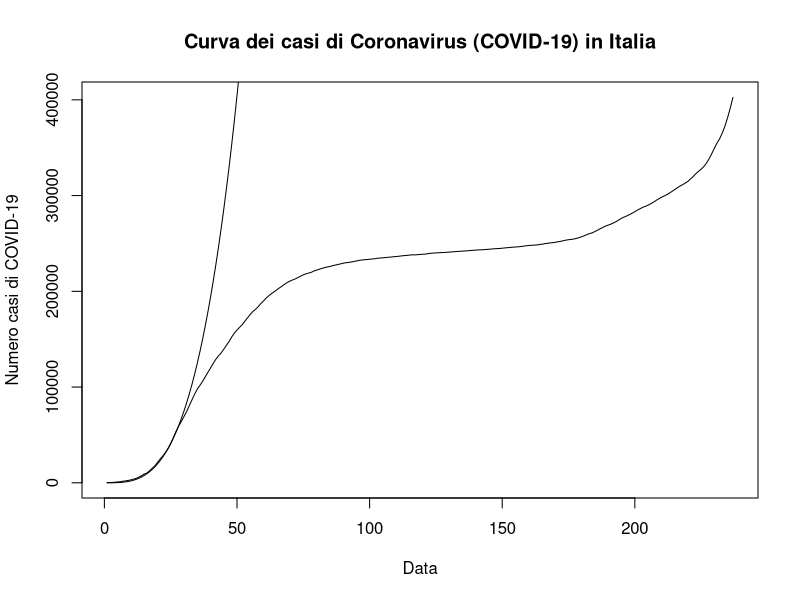
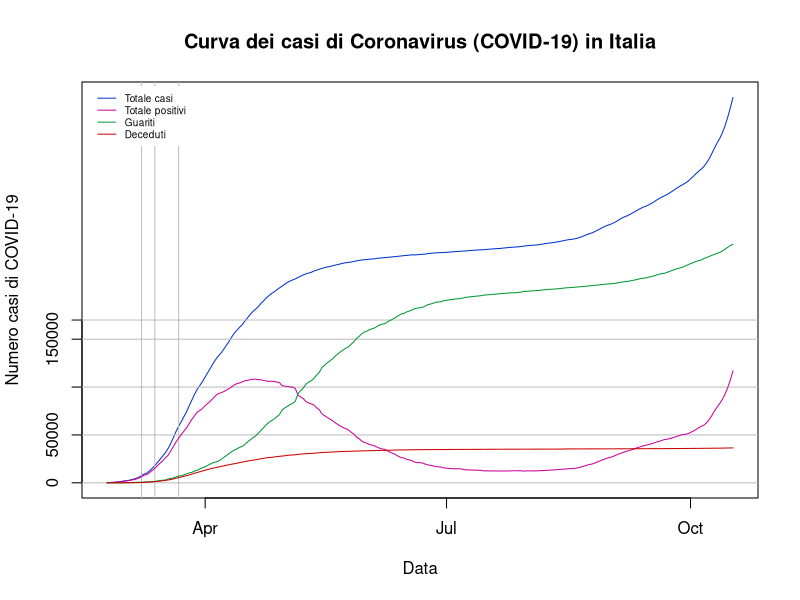

Here is the R script that generated these plots, in order: (Note: this script raises an error after producing the figures.)
############################
###SUBSETTING THE REGIONS###
############################
#In this section I create subsets of the dataframe, so that I can analyse regional data
#I also build interesting variables, such as the shares of contagions, deaths, etc.
options(scipen=999) #This will prevent scientific notation in plots' axes
setwd("~/github/covid_19_data")

covid_data <- read.delim("covid_data.csv",sep=",",header=T) #This is my dataset
covid_data$date <- as.Date(covid_data$date)

italia <- subset(covid_data,covid_data$denominazione_regione=="Italia")
n <- length(italia$date) #convenient, because it represents the number of observations
italia$growth_tot <- c(0,diff(italia$totale_casi)/italia$totale_casi[1:n-1]) #Growth rate of total cases
italia$nuovi_terapia_intensiva <- c(0,diff(italia$terapia_intensiva))
italia$growth_ter_int <- c(0,diff(italia$terapia_intensiva)/italia$terapia_intensiva[1:n-1]) #Growth rate of intensive care
italia$nuovi_deceduti <- c(0,diff(italia$deceduti))
italia$growth_dec <- c(0,diff(italia$deceduti)/italia$deceduti[1:n-1]) #Growth rate of deceased
italia$nuovi_guariti <- c(0,diff(italia$dimessi_guariti))
italia$growth_guar <- c(0,diff(italia$dimessi_guariti)/italia$dimessi_guariti[1:n-1]) #Growth rate of recovered

abruzzo <- subset(covid_data,covid_data$denominazione_regione=="Abruzzo")
abruzzo$growth_tot <- c(0,diff(abruzzo$totale_casi)/abruzzo$totale_casi[1:n-1]) #Growth rate of contagions
abruzzo$growth_ter_int <- c(0,diff(abruzzo$terapia_intensiva)/abruzzo$terapia_intensiva[1:n-1]) #Growth rate of intensive care
abruzzo$nuovi_deceduti <- c(0,diff(abruzzo$deceduti))
abruzzo$growth_dec <- c(0,diff(abruzzo$deceduti)/abruzzo$deceduti[1:n-1]) #Growth rate of deceased
abruzzo$share_tot <- abruzzo$totale_casi/italia$totale_casi
abruzzo$share_new <- abruzzo$nuovi_positivi/italia$nuovi_positivi
abruzzo$share_ter_int <- abruzzo$terapia_intensiva/italia$terapia_intensiva
abruzzo$share_dec <- abruzzo$deceduti/italia$deceduti

basilicata <- subset(covid_data,covid_data$denominazione_regione=="Basilicata")
basilicata$growth_tot <- c(0,diff(basilicata$totale_casi)/basilicata$totale_casi[1:n-1]) #Growth rate of contagions
basilicata$growth_ter_int <- c(0,diff(basilicata$terapia_intensiva)/basilicata$terapia_intensiva[1:n-1]) #Growth rate of intensive care
basilicata$nuovi_deceduti <- c(0,diff(basilicata$deceduti))
basilicata$growth_dec <- c(0,diff(basilicata$deceduti)/basilicata$deceduti[1:n-1]) #Growth rate of deceased
basilicata$share_tot <- basilicata$totale_casi/italia$totale_casi
basilicata$share_new <- basilicata$nuovi_positivi/italia$nuovi_positivi
basilicata$share_ter_int <- basilicata$terapia_intensiva/italia$terapia_intensiva
basilicata$share_dec <- basilicata$deceduti/italia$deceduti

calabria <- subset(covid_data,covid_data$denominazione_regione=="Calabria")
calabria$growth_tot <- c(0,diff(calabria$totale_casi)/calabria$totale_casi[1:n-1]) #Growth rate of contagions
calabria$growth_ter_int <- c(0,diff(calabria$terapia_intensiva)/calabria$terapia_intensiva[1:n-1]) #Growth rate of intensive care
calabria$nuovi_deceduti <- c(0,diff(calabria$deceduti))
calabria$growth_dec <- c(0,diff(calabria$deceduti)/calabria$deceduti[1:n-1]) #Growth rate of deceased
calabria$share_tot <- calabria$totale_casi/italia$totale_casi
calabria$share_new <- calabria$nuovi_positivi/italia$nuovi_positivi
calabria$share_ter_int <- calabria$terapia_intensiva/italia$terapia_intensiva
calabria$share_dec <- calabria$deceduti/italia$deceduti

campania <- subset(covid_data,covid_data$denominazione_regione=="Campania")
campania$growth_tot <- c(0,diff(campania$totale_casi)/campania$totale_casi[1:n-1]) #Growth rate of contagions
campania$growth_ter_int <- c(0,diff(campania$terapia_intensiva)/campania$terapia_intensiva[1:n-1]) #Growth rate of intensive care
campania$nuovi_deceduti <- c(0,diff(campania$deceduti))
campania$growth_dec <- c(0,diff(campania$deceduti)/campania$deceduti[1:n-1]) #Growth rate of deceased
campania$share_tot <- campania$totale_casi/italia$totale_casi
campania$share_new <- campania$nuovi_positivi/italia$nuovi_positivi
campania$share_ter_int <- campania$terapia_intensiva/italia$terapia_intensiva
campania$share_dec <- campania$deceduti/italia$deceduti

e_romagna <- subset(covid_data,covid_data$denominazione_regione=="Emilia-Romagna")
e_romagna$growth_tot <- c(0,diff(e_romagna$totale_casi)/e_romagna$totale_casi[1:n-1]) #Growth rate of contagions
e_romagna$growth_ter_int <- c(0,diff(e_romagna$terapia_intensiva)/e_romagna$terapia_intensiva[1:n-1]) #Growth rate of intensive care
e_romagna$nuovi_deceduti <- c(0,diff(e_romagna$deceduti))
e_romagna$growth_dec <- c(0,diff(e_romagna$deceduti)/e_romagna$deceduti[1:n-1]) #Growth rate of deceased
e_romagna$share_tot <- e_romagna$totale_casi/italia$totale_casi
e_romagna$share_new <- e_romagna$nuovi_positivi/italia$nuovi_positivi
e_romagna$share_ter_int <- e_romagna$terapia_intensiva/italia$terapia_intensiva
e_romagna$share_dec <- e_romagna$deceduti/italia$deceduti

fv_giulia <- subset(covid_data,covid_data$denominazione_regione=="Friuli Venezia Giulia")
fv_giulia$growth_tot <- c(0,diff(fv_giulia$totale_casi)/fv_giulia$totale_casi[1:n-1]) #Growth rate of contagions
fv_giulia$growth_ter_int <- c(0,diff(fv_giulia$terapia_intensiva)/fv_giulia$terapia_intensiva[1:n-1]) #Growth rate of intensive care
fv_giulia$nuovi_deceduti <- c(0,diff(fv_giulia$deceduti))
fv_giulia$growth_dec <- c(0,diff(fv_giulia$deceduti)/fv_giulia$deceduti[1:n-1]) #Growth rate of deceased
fv_giulia$share_tot <- fv_giulia$totale_casi/italia$totale_casi
fv_giulia$share_new <- fv_giulia$nuovi_positivi/italia$nuovi_positivi
fv_giulia$share_ter_int <- fv_giulia$terapia_intensiva/italia$terapia_intensiva
fv_giulia$share_dec <- fv_giulia$deceduti/italia$deceduti

lazio <- subset(covid_data,covid_data$denominazione_regione=="Lazio")
lazio$growth_tot <- c(0,diff(lazio$totale_casi)/lazio$totale_casi[1:n-1]) #Growth rate of contagions
lazio$growth_ter_int <- c(0,diff(lazio$terapia_intensiva)/lazio$terapia_intensiva[1:n-1]) #Growth rate of intensive care
lazio$nuovi_deceduti <- c(0,diff(lazio$deceduti))
lazio$growth_dec <- c(0,diff(lazio$deceduti)/lazio$deceduti[1:n-1]) #Growth rate of deceased
lazio$share_tot <- lazio$totale_casi/italia$totale_casi
lazio$share_new <- lazio$nuovi_positivi/italia$nuovi_positivi
lazio$share_ter_int <- lazio$terapia_intensiva/italia$terapia_intensiva
lazio$share_dec <- lazio$deceduti/italia$deceduti

liguria <- subset(covid_data,covid_data$denominazione_regione=="Liguria")
liguria$growth_tot <- c(0,diff(liguria$totale_casi)/liguria$totale_casi[1:n-1]) #Growth rate of contagions
liguria$growth_ter_int <- c(0,diff(liguria$terapia_intensiva)/liguria$terapia_intensiva[1:n-1]) #Growth rate of intensive care
liguria$nuovi_deceduti <- c(0,diff(liguria$deceduti))
liguria$growth_dec <- c(0,diff(liguria$deceduti)/liguria$deceduti[1:n-1]) #Growth rate of deceased
liguria$share_tot <- liguria$totale_casi/italia$totale_casi
liguria$share_new <- liguria$nuovi_positivi/italia$nuovi_positivi
liguria$share_ter_int <- liguria$terapia_intensiva/italia$terapia_intensiva
liguria$share_dec <- liguria$deceduti/italia$deceduti

lombardia <- subset(covid_data,covid_data$denominazione_regione=="Lombardia")
lombardia$growth_tot <- c(0,diff(lombardia$totale_casi)/lombardia$totale_casi[1:n-1]) #Growth rate of contagions
lombardia$growth_ter_int <- c(0,diff(lombardia$terapia_intensiva)/lombardia$terapia_intensiva[1:n-1]) #Growth rate of intensive care
lombardia$nuovi_deceduti <- c(0,diff(lombardia$deceduti))
lombardia$growth_dec <- c(0,diff(lombardia$deceduti)/lombardia$deceduti[1:n-1]) #Growth rate of deceased
lombardia$share_tot <- lombardia$totale_casi/italia$totale_casi
lombardia$share_new <- lombardia$nuovi_positivi/italia$nuovi_positivi
lombardia$share_ter_int <- lombardia$terapia_intensiva/italia$terapia_intensiva
lombardia$share_dec <- lombardia$deceduti/italia$deceduti

marche <- subset(covid_data,covid_data$denominazione_regione=="Marche")
marche$growth_tot <- c(0,diff(marche$totale_casi)/marche$totale_casi[1:n-1]) #Growth rate of contagions
marche$growth_ter_int <- c(0,diff(marche$terapia_intensiva)/marche$terapia_intensiva[1:n-1]) #Growth rate of intensive care
marche$nuovi_deceduti <- c(0,diff(marche$deceduti))
marche$growth_dec <- c(0,diff(marche$deceduti)/marche$deceduti[1:n-1]) #Growth rate of deceased
marche$share_tot <- marche$totale_casi/italia$totale_casi
marche$share_new <- marche$nuovi_positivi/italia$nuovi_positivi
marche$share_ter_int <- marche$terapia_intensiva/italia$terapia_intensiva
marche$share_dec <- marche$deceduti/italia$deceduti

molise <- subset(covid_data,covid_data$denominazione_regione=="Molise")
molise$growth_tot <- c(0,diff(molise$totale_casi)/molise$totale_casi[1:n-1]) #Growth rate of contagions
molise$growth_ter_int <- c(0,diff(molise$terapia_intensiva)/molise$terapia_intensiva[1:n-1]) #Growth rate of intensive care
molise$nuovi_deceduti <- c(0,diff(molise$deceduti))
molise$growth_dec <- c(0,diff(molise$deceduti)/molise$deceduti[1:n-1]) #Growth rate of deceased
molise$share_tot <- molise$totale_casi/italia$totale_casi
molise$share_new <- molise$nuovi_positivi/italia$nuovi_positivi
molise$share_ter_int <- molise$terapia_intensiva/italia$terapia_intensiva
molise$share_dec <- molise$deceduti/italia$deceduti

bolzano <- subset(covid_data,covid_data$denominazione_regione=="P.A. Bolzano")
bolzano$growth_tot <- c(0,diff(bolzano$totale_casi)/bolzano$totale_casi[1:n-1]) #Growth rate of contagions
bolzano$growth_ter_int <- c(0,diff(bolzano$terapia_intensiva)/bolzano$terapia_intensiva[1:n-1]) #Growth rate of intensive care
bolzano$nuovi_deceduti <- c(0,diff(bolzano$deceduti))
bolzano$growth_dec <- c(0,diff(bolzano$deceduti)/bolzano$deceduti[1:n-1]) #Growth rate of deceased
bolzano$share_tot <- bolzano$totale_casi/italia$totale_casi
bolzano$share_new <- bolzano$nuovi_positivi/italia$nuovi_positivi
bolzano$share_ter_int <- bolzano$terapia_intensiva/italia$terapia_intensiva
bolzano$share_dec <- bolzano$deceduti/italia$deceduti

trento <- subset(covid_data,covid_data$denominazione_regione=="P.A. Trento")
trento$growth_tot <- c(0,diff(trento$totale_casi)/trento$totale_casi[1:n-1]) #Growth rate of contagions
trento$growth_ter_int <- c(0,diff(trento$terapia_intensiva)/trento$terapia_intensiva[1:n-1]) #Growth rate of intensive care
trento$nuovi_deceduti <- c(0,diff(trento$deceduti))
trento$growth_dec <- c(0,diff(trento$deceduti)/trento$deceduti[1:n-1]) #Growth rate of deceased
trento$share_tot <- trento$totale_casi/italia$totale_casi
trento$share_new <- trento$nuovi_positivi/italia$nuovi_positivi
trento$share_ter_int <- trento$terapia_intensiva/italia$terapia_intensiva
trento$share_dec <- trento$deceduti/italia$deceduti

piemonte <- subset(covid_data,covid_data$denominazione_regione=="Piemonte")
piemonte$growth_tot <- c(0,diff(piemonte$totale_casi)/piemonte$totale_casi[1:n-1]) #Growth rate of contagions
piemonte$growth_ter_int <- c(0,diff(piemonte$terapia_intensiva)/piemonte$terapia_intensiva[1:n-1]) #Growth rate of intensive care
piemonte$nuovi_deceduti <- c(0,diff(piemonte$deceduti))
piemonte$growth_dec <- c(0,diff(piemonte$deceduti)/piemonte$deceduti[1:n-1]) #Growth rate of deceased
piemonte$share_tot <- piemonte$totale_casi/italia$totale_casi
piemonte$share_new <- piemonte$nuovi_positivi/italia$nuovi_positivi
piemonte$share_ter_int <- piemonte$terapia_intensiva/italia$terapia_intensiva
piemonte$share_dec <- piemonte$deceduti/italia$deceduti

puglia <- subset(covid_data,covid_data$denominazione_regione=="Puglia")
puglia$growth_tot <- c(0,diff(puglia$totale_casi)/puglia$totale_casi[1:n-1]) #Growth rate of contagions
puglia$growth_ter_int <- c(0,diff(puglia$terapia_intensiva)/puglia$terapia_intensiva[1:n-1]) #Growth rate of intensive care
puglia$nuovi_deceduti <- c(0,diff(puglia$deceduti))
puglia$growth_dec <- c(0,diff(puglia$deceduti)/puglia$deceduti[1:n-1]) #Growth rate of deceased
puglia$share_tot <- puglia$totale_casi/italia$totale_casi
puglia$share_new <- puglia$nuovi_positivi/italia$nuovi_positivi
puglia$share_ter_int <- puglia$terapia_intensiva/italia$terapia_intensiva
puglia$share_dec <- puglia$deceduti/italia$deceduti

sardegna <- subset(covid_data,covid_data$denominazione_regione=="Sardegna")
sardegna$growth_tot <- c(0,diff(sardegna$totale_casi)/sardegna$totale_casi[1:n-1]) #Growth rate of contagions
sardegna$growth_ter_int <- c(0,diff(sardegna$terapia_intensiva)/sardegna$terapia_intensiva[1:n-1]) #Growth rate of intensive care
sardegna$nuovi_deceduti <- c(0,diff(sardegna$deceduti))
sardegna$growth_dec <- c(0,diff(sardegna$deceduti)/sardegna$deceduti[1:n-1]) #Growth rate of deceased
sardegna$share_tot <- sardegna$totale_casi/italia$totale_casi
sardegna$share_new <- sardegna$nuovi_positivi/italia$nuovi_positivi
sardegna$share_ter_int <- sardegna$terapia_intensiva/italia$terapia_intensiva
sardegna$share_dec <- sardegna$deceduti/italia$deceduti

sicilia <- subset(covid_data,covid_data$denominazione_regione=="Sicilia")
sicilia$growth_tot <- c(0,diff(sicilia$totale_casi)/sicilia$totale_casi[1:n-1]) #Growth rate of contagions
sicilia$growth_ter_int <- c(0,diff(sicilia$terapia_intensiva)/sicilia$terapia_intensiva[1:n-1]) #Growth rate of intensive care
sicilia$nuovi_deceduti <- c(0,diff(sicilia$deceduti))
sicilia$growth_dec <- c(0,diff(sicilia$deceduti)/sicilia$deceduti[1:n-1]) #Growth rate of deceased
sicilia$share_tot <- sicilia$totale_casi/italia$totale_casi
sicilia$share_new <- sicilia$nuovi_positivi/italia$nuovi_positivi
sicilia$share_ter_int <- sicilia$terapia_intensiva/italia$terapia_intensiva
sicilia$share_dec <- sicilia$deceduti/italia$deceduti

toscana <- subset(covid_data,covid_data$denominazione_regione=="Toscana")
toscana$growth_tot <- c(0,diff(toscana$totale_casi)/toscana$totale_casi[1:n-1]) #Growth rate of contagions
toscana$growth_ter_int <- c(0,diff(toscana$terapia_intensiva)/toscana$terapia_intensiva[1:n-1]) #Growth rate of intensive care
toscana$nuovi_deceduti <- c(0,diff(toscana$deceduti))
toscana$growth_dec <- c(0,diff(toscana$deceduti)/toscana$deceduti[1:n-1]) #Growth rate of deceased
toscana$share_tot <- toscana$totale_casi/italia$totale_casi
toscana$share_new <- toscana$nuovi_positivi/italia$nuovi_positivi
toscana$share_ter_int <- toscana$terapia_intensiva/italia$terapia_intensiva
toscana$share_dec <- toscana$deceduti/italia$deceduti

umbria <- subset(covid_data,covid_data$denominazione_regione=="Umbria")
umbria$growth_tot <- c(0,diff(umbria$totale_casi)/umbria$totale_casi[1:n-1]) #Growth rate of contagions
umbria$growth_ter_int <- c(0,diff(umbria$terapia_intensiva)/umbria$terapia_intensiva[1:n-1]) #Growth rate of intensive care
umbria$nuovi_deceduti <- c(0,diff(umbria$deceduti))
umbria$growth_dec <- c(0,diff(umbria$deceduti)/umbria$deceduti[1:n-1]) #Growth rate of deceased
umbria$share_tot <- umbria$totale_casi/italia$totale_casi
umbria$share_new <- umbria$nuovi_positivi/italia$nuovi_positivi
umbria$share_ter_int <- umbria$terapia_intensiva/italia$terapia_intensiva
umbria$share_dec <- umbria$deceduti/italia$deceduti

v_aosta <- subset(covid_data,covid_data$denominazione_regione=="Valle d'Aosta")
v_aosta$growth_tot <- c(0,diff(v_aosta$totale_casi)/v_aosta$totale_casi[1:n-1]) #Growth rate of contagions
v_aosta$growth_ter_int <- c(0,diff(v_aosta$terapia_intensiva)/v_aosta$terapia_intensiva[1:n-1]) #Growth rate of intensive care
v_aosta$nuovi_deceduti <- c(0,diff(v_aosta$deceduti))
v_aosta$growth_dec <- c(0,diff(v_aosta$deceduti)/v_aosta$deceduti[1:n-1]) #Growth rate of deceased
v_aosta$share_tot <- v_aosta$totale_casi/italia$totale_casi
v_aosta$share_new <- v_aosta$nuovi_positivi/italia$nuovi_positivi
v_aosta$share_ter_int <- v_aosta$terapia_intensiva/italia$terapia_intensiva
v_aosta$share_dec <- v_aosta$deceduti/italia$deceduti

veneto <- subset(covid_data,covid_data$denominazione_regione=="Veneto")
veneto$growth_tot <- c(0,diff(veneto$totale_casi)/veneto$totale_casi[1:n-1]) #Growth rate of contagions
veneto$growth_ter_int <- c(0,diff(veneto$terapia_intensiva)/veneto$terapia_intensiva[1:n-1]) #Growth rate of intensive care
veneto$nuovi_deceduti <- c(0,diff(veneto$deceduti))
veneto$growth_dec <- c(0,diff(veneto$deceduti)/veneto$deceduti[1:n-1]) #Growth rate of deceased
veneto$share_tot <- veneto$totale_casi/italia$totale_casi
veneto$share_new <- veneto$nuovi_positivi/italia$nuovi_positivi
veneto$share_ter_int <- veneto$terapia_intensiva/italia$terapia_intensiva
veneto$share_dec <- veneto$deceduti/italia$deceduti

############################
############################
############################

###Analysis of the data for Italy###
###Comparing the curve of total cases in Italy to an exponential curve
x <- c(1:length(italia$date))
plot(totale_casi~x,italia,type="l",col="black",xlab="Data",ylab="Numero casi di COVID-19",main="Curva dei casi di Coronavirus (COVID-19) in Italia")
lines(x^3.3) #Exponential compatible with the Italian curve

###Components of total cases - Lines
jpeg('totale_casi.jpg')
marks <- c(0,50000,100000,150000,170000) #These are marks that I want to force in the y axis instead of the defaults drawn by R
plot(totale_casi~date,italia,type="l",col="#0033CC",yaxt="n",xlab="Data",ylab="Numero casi di COVID-19",main="Curva dei casi di Coronavirus (COVID-19) in Italia")
axis(2,at=marks,labels=marks) #The axis function draws the marks and labels that I have set before
abline(h=c(0,50000,100000,150000,170000),v=italia$date[c(14,19,28)],col=c("grey")) #Horizontal lines where the marks are drawn, and vertical ones for specific dates
lines(totale_positivi~date,italia,type="l",pch=20,col="#CC0099")
lines(dimessi_guariti~date,italia,type="l",pch=1,col="#009933")
lines(deceduti~date,italia,type="l",pch=20,col="#CC0000")
legend("topleft",legend=c("Totale casi","Totale positivi","Guariti","Deceduti"),col=c("#0033CC","#CC0099","#009933","#CC0000"),box.lty=0,lty=1,cex=0.6,inset=c(0.01,0.01)) #Adding a legend without visible box (the legend is drawn in the top-left corner of the graph region and it is displaced to the right and centre by 0.01 (the inset() option))
dev.off()

###Components of total cases - Barplot + line
#Here the bars are stacked, so that the final height represents the number of total cases (and I draw the relative line to mark it)
barplot(as.matrix(italia[,c(11,14,15)])~date,xlab="Data",ylab="Numero casi di COVID-19",main="Curva dei casi di Coronavirus (COVID-19) in Italia") #I treat the data of interest as a matrix, because it allows me to draw a stacked barplot)
barplot_casi <- barplot(as.matrix(italia[,c(14,15,11)])~italia$date,xaxt="n",xlab="Data",ylab="Numero casi di COVID-19",main="Curva dei casi di Coronavirus (COVID-19) in Italia") #I treat the data of interest as a matrix, because it allows me to draw a stacked barplot). I also give the barplot a name so that I can use it afterwards, to draw the juxtaposed line over the correct bars in the barplot
lines(x=barplot_casi,y=italia$totale_casi)
utili <- c(1,19,24,27,35,43,51)
axis(1,at=utili,labels=italia$date[utili])

jpeg('totale_bar.jpg')
###Components of total cases - Barplot + line (coloured)
#Here the bars are stacked, so that the final height represents the number of total cases (and I draw the relative line to mark it)
bar_colours <- c("#FF6633","#33FF66","#3399FF")
barplot(as.matrix(italia[,c(11,14,15)])~italia$date,xaxt="n",yaxt="n",xlab="Data",ylab="Numero casi di COVID-19",main="Curva dei casi di Coronavirus (COVID-19) in Italia") #I treat the data of interest as a matrix, because it allows me to draw a stacked barplot)
barplot_casi <- barplot(as.matrix(italia[,c(15,14,11)])~italia$date,col=bar_colours,xaxt="n",yaxt="n",xlab="",ylab="Numero casi di COVID-19",main="Curva dei casi di Coronavirus (COVID-19) in Italia") #I treat the data of interest as a matrix, because it allows me to draw a stacked barplot). I also give the barplot a name so that I can use it afterwards, to draw the juxtaposed line over the correct bars in the barplot
lines(x=barplot_casi,y=italia$totale_casi,lty=1,lwd=2,col="#FF00CC")
axis(2,at=marks,labels=marks,cex.axis=.7) #The axis function draws the marks and labels that I have set before
utili <- barplot_casi
axis(1,at=utili,labels=italia$date,gap.axis=.5,las=2,cex.axis=.7)
legend("topleft",legend=c("Deceduti","Guariti","Totale positivi","Totale casi"),col=c("#FF6633","#33FF66","#3399FF","#FF00CC"),box.lty=0,lty=c(5,5,5,1),lwd=c(4,4,4,1),cex=0.6,inset=c(0.01,0.01)) #Adding a legend without visible box (the legend is drawn in the top-left corner of the graph region and it is displaced to the right and centre by 0.01 (the inset() option))
dev.off()

###Deaths, intensive care and recoverings
jpeg('guariti_deceduti.jpg')
marks_2 <- c(0,5000,15000,30000,45000) #These are marks that I want to force in the y axis instead of the defaults drawn by R
plot(terapia_intensiva~date,italia,type="l",col="#FF6633",ylim=c(0,max(italia$dimessi_guariti)),xlab="Data",ylab="",main="Curve di ricoverati in terapia intensiva, \nguariti e morti di Coronavirus (COVID-19) in Italia")
axis(2,at=marks_2,labels=marks_2) #The axis function draws the marks and labels that I have set before
abline(h=c(0,5000,15000,30000,45000),v=italia$date[c(7,21,38,52)],col=c("grey")) #Horizontal lines where the marks are drawn, and vertical ones for specific dates
lines(dimessi_guariti~date,italia,type="l",pch=20,col="#009933")
lines(deceduti~date,italia,type="l",pch=20,col="#CC0000")
legend("topleft",legend=c("Terapia intensiva","Guariti","Deceduti"),col=c("#FF6633","#009933","#CC0000"),box.lty=0,lty=1,cex=0.6,inset=c(0.01,0.01)) #Adding a legend without visible box (the legend is drawn in the top-left corner of the graph region and it is displaced to the right and centre by 0.01 (the inset() option))
dev.off()

###Daily cases, deaths, intensive care and recoverings
jpeg('nuovi_guariti_deceduti.jpg')
marks_3 <- seq(0,6000,500) #These are marks that I want to force in the y axis instead of the defaults drawn by R
plot(nuovi_positivi~date,italia,type="l",col="#3399FF",yaxt="n",ylim=c(0,max(italia$nuovi_positivi)),xlab="Data",ylab="",main="Curve di ricoverati in terapia intensiva, \nguariti e morti di Coronavirus (COVID-19) in Italia")
axis(2,at=marks_3,labels=marks_3) #The axis function draws the marks and labels that I have set before
abline(h=marks_3,v=italia$date[c(7,21,38,52)],col=c("grey")) #Horizontal lines where the marks are drawn, and vertical ones for specific dates
lines(nuovi_guariti~date,italia,type="l",pch=20,col="#33FF66")
lines(nuovi_deceduti~date,italia,type="l",pch=20,col="#FF6633")
lines(nuovi_terapia_intensiva~date,italia,type="l",pch=20,col="#CC9933")
legend("topleft",legend=c("Nuovi positivi","Nuovi guariti","Nuovi deceduti","Nuovi ricoveri in terapia intensiva"),col=c("#3399FF","#33FF66","#FF6633","#CC9933"),box.lty=0,lty=1,cex=0.6,inset=c(0.01,0.01)) #Adding a legend without visible box (the legend is drawn in the top-left corner of the graph region and it is displaced to the right and centre by 0.01 (the inset() option))
dev.off()

plot(totale_positivi~date,italia,type="l",col="#FF6633",ylim=c(0,max(italia$totale_positivi)),xlab="Data",ylab="",main="Curve del totali casi positivi al COronavirus (COVID-19) in Italia")


plot(growth_tot~date,italia,type="l")
plot(growth_ter_int~date,italia,type="l")
plot(growth_dec~date,italia,type="l")
plot(growth_guar~date,italia,type="l")
plot(nuovi_positivi~date,italia,type="l")
plot(terapia_intensiva~date,italia,type="l")
plot(deceduti~date,italia,type="l")

plot(ts(italia$totale_positivi,1,length(levels(italia$date_new)))) #Italy: plot of total contagions treating the data as time series
plot(ts(italia$nuovi_positivi,1,length(levels(italia$date_new)))) #Italy: plot of new contagions treating the data as time series
growth_it <- diff(italia$totale_positivi)/italia$totale_positivi[1:(length(italia$totale_positivi)-1)] #Growth rate of contagions
plot(growth_it,type="l")
plot(italia$deceduti,type="l") #Italy: plot of deceased
plot(growth_d_it,type="l")
share_ic <- round(italia$terapia_intensiva/italia$totale_positivi,2) #Persons in intensive care as a percentage of total contagions (also counting deaths)
plot(share_ic,type="l")


#Regional data analysis
regions <- levels(covid_reg$denominazione_regione)

#Comparing actual contagions in various regions 
plot(totale_positivi~date,italia,type="b",pch=20,col="green",ylim=c(0,90000),ylab=("Attualmente contagiati"),xlab="Data")
lines(totale_positivi~date,lombardia,type="b",pch=10,col="red")
lines(totale_positivi~date,veneto,type="b",pch=1,col="orange")
lines(totale_positivi~date,e_romagna,type="b",pch="*",col="black")
lines(totale_positivi~date,sicilia,type="b",pch=18,col="blue")
grid(nx=NA,ny=NULL,col="light grey",lty=1)
abline(h=latest_italia$totale_positivi,col="purple")

#Comparing total contagions in various regions 
plot(totale_casi~date,italia,type="b",pch=20,col="green",ylim=c(0,100000),ylab=("Totale casi"),xlab="Data")
lines(totale_casi~date,lombardia,type="b",pch=10,col="red")
lines(totale_casi~date,veneto,type="b",pch=1,col="orange")
lines(totale_casi~date,e_romagna,type="b",pch="*",col="black")
lines(totale_casi~date,sicilia,type="b",pch=18,col="blue")
grid(nx=NA,ny=NULL,col="light grey",lty=1)
abline(h=latest_italia$totale_casi,col="purple")

#Comparing the growth rate of contagions in various regions
plot(growth_it,type="b",pch=20,col="green")
abline(h=mean(growth_it),lty=3) #dotted line at the mean growth of contagions
lines(growth_lom,type="b",pch=10,col="red")
lines(growth_ven,type="b",pch=1,col="orange")
lines(growth_erom,type="b",pch="*",col="black")
lines(growth_sic,type="b",pch=18,col="blue")
grid(nx=NA,ny=NULL,col="light grey",lty=1)


table(sicilia$totale_positivi)
plot(ts(lombardia$totale_positivi,1,length(levels(italia$date_new)))) #Lombardia plot treating the data as time series
plot(ts(lombardia$nuovi_positivi,1,length(levels(italia$date_new)))) #Lombardia plot treating the data as time series


############################
########MACRO AREAS#########
############################
regioni_nord <- data.frame(rbind(liguria,lombardia,piemonte,v_aosta,veneto,bolzano,trento,fv_giulia,e_romagna))
regioni_centro <- data.frame(rbind(lazio,marche,toscana,umbria))
regioni_sud <- data.frame(rbind(abruzzo,basilicata,calabria,campania,molise,puglia,sardegna,sicilia))

#I create matrices that have italian regions in the columns, one matrix per variable.
#Then I use the formula "rowSums" to sum the elements across the rows of the matrix.
#Each row represents the data for each region included in the matrix for a specific date.
#By doing so I end up with a vector with the data for each one of the three macro-regions of Italy.

date <- as.Date(italia$date,origin="1970-01-01")

#Totale positivi
pos_matrix1 <- matrix(regioni_nord$totale_positivi,length(date)) #North
tot_pos_nord <- as.data.frame(cbind(date,rowSums(pos_matrix1)))
names(tot_pos_nord) <- c("date","tot_pos_nord")
pos_matrix2 <- matrix(regioni_centro$totale_positivi,length(date)) #Centre
tot_pos_centro <- as.data.frame(cbind(date,rowSums(pos_matrix2)))
names(tot_pos_centro) <- c("date","tot_pos_centro")
pos_matrix3 <- matrix(regioni_sud$totale_positivi,length(date)) #South
tot_pos_sud <- as.data.frame(cbind(date,rowSums(pos_matrix3)))
names(tot_pos_sud) <- c("date","tot_pos_sud")

#Dimessi guariti
guar_matrix1 <- matrix(regioni_nord$dimessi_guariti,length(date)) #North
guar_nord <- as.data.frame(cbind(date,rowSums(guar_matrix1)))
names(guar_nord) <- c("date","guar_nord")
guar_matrix2 <- matrix(regioni_centro$dimessi_guariti,length(date)) #Centre
guar_centro <- as.data.frame(cbind(date,rowSums(guar_matrix2)))
names(guar_centro) <- c("date","guar_centro")
guar_matrix3 <- matrix(regioni_sud$dimessi_guariti,length(date)) #South
guar_sud <- as.data.frame(cbind(date,rowSums(guar_matrix3)))
names(guar_sud) <- c("date","guar_sud")

#Deceduti
dec_matrix1 <- matrix(regioni_nord$deceduti,length(date)) #North
dec_nord <- as.data.frame(cbind(date,rowSums(dec_matrix1)))
names(dec_nord) <- c("date","dec_nord")
dec_matrix2 <- matrix(regioni_centro$deceduti,length(date)) #Centre
dec_centro <- as.data.frame(cbind(date,rowSums(dec_matrix2)))
names(dec_centro) <- c("date","dec_centro")
dec_matrix3 <- matrix(regioni_sud$deceduti,length(date)) #South
dec_sud <- as.data.frame(cbind(date,rowSums(dec_matrix3)))
names(dec_sud) <- c("date","dec_sud")


#Totale positivi
plot(tot_pos_nord$date,tot_pos_nord$tot_pos_nord,type="l",col="blue")
lines(as.Date(tot_pos_centro$date),tot_pos_centro$tot_pos_centro,col="green")
lines(as.Date(tot_pos_sud$date),tot_pos_sud$tot_pos_sud,col="orange")

#Guariti
plot(as.Date(guar_nord$date),guar_nord$guar_nord,type="l",col="blue")
lines(as.Date(guar_centro$date),guar_centro$guar_centro,col="green")
lines(as.Date(guar_sud$date),guar_sud$guar_sud,col="orange")

#Deceduti
plot(as.Date(dec_nord$date),dec_nord$dec_nord,type="l",col="blue")
lines(as.Date(dec_centro$date),dec_centro$dec_centro,col="green")
lines(as.Date(dec_sud$date),dec_sud$dec_sud,col="orange")

############################
############################
############################
